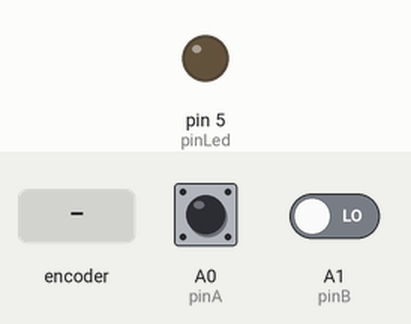
The sketch below on a simulated Arduino Uno, built with avr-gcc and run on an emulated ATmega328P. On the bench: output pins drawn as LEDs (lit = HIGH). Inputs (shaded band) come from the test bench; at power-on: A0 (pinA) HIGH, A1 (pinB) LOW. What the sketch prints to the serial monitor is not drawn.

Above: at 1.2 s.
1.3 s: rotary encoder on A0 (pinA) / A1 (pinB) turned 3 steps (first pin leading)
At 2.5 s:
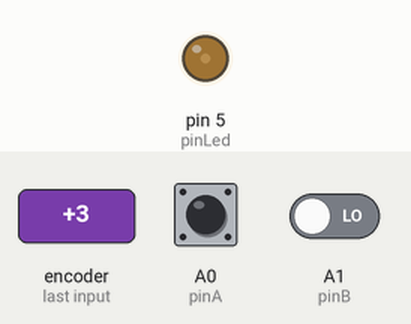
3.4 s: rotary encoder on A0 (pinA) / A1 (pinB) turned 1 step (first pin leading)
At 3.8 s:
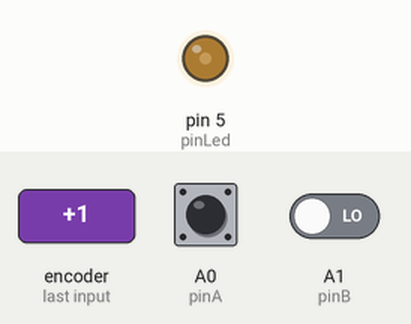
5.1 s: rotary encoder on A0 (pinA) / A1 (pinB) turned 3 steps (first pin leading)
At 6.6 s:
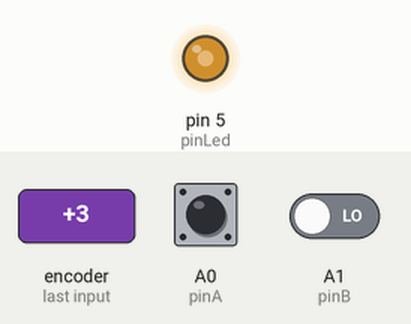
7.2 s: rotary encoder on A0 (pinA) / A1 (pinB) turned 3 steps (first pin leading)
At 8.2 s:
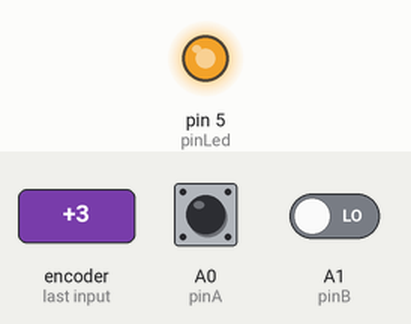
Timing chart, 0 to 10.2 s (numbered marks = the images above; inputs shaded):
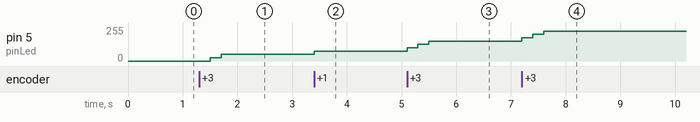

The sketch:

rotary.ino
```cpp
int pinA = A0; // Connected to CLK on KY-040
int pinB = A1; // Connected to DT on KY-040
int pinLed = 5;
int encoderPosCount = 0;
int pinALast;
int aVal;
boolean clockwise;
int brightness = 25;
unsigned long debounce;

void setup() {
  pinMode(pinA, INPUT);
  pinMode(pinB, INPUT);
  pinMode(pinLed, OUTPUT);
  /* Read Pin A
    Whatever state it's in will reflect the last position
  */
  pinALast = digitalRead(pinA);
  Serial.begin(9600);
}


void loop() {
  aVal = digitalRead(pinA);
  if (aVal != pinALast & millis() > debounce) {

    if (digitalRead(pinB) != aVal) {
      if (encoderPosCount < 10){
        encoderPosCount++;
        analogWrite(pinLed, encoderPosCount * brightness);
      }
      clockwise = true;
    } else {
      if (encoderPosCount > 0){
        encoderPosCount--;
        analogWrite(pinLed, encoderPosCount * brightness);
      }
      clockwise = false;
    }
    Serial.print(char(12));
    Serial.print("Rotated: ");
    if (clockwise) {
      Serial.print("clockwise, ");
    } else {
      Serial.print("counterclockwise,  ");
    }
    Serial.print("Encoder Position: ");
    Serial.println(encoderPosCount);
    debounce = millis() + 70;
  }
  pinALast = aVal;
}
```

Measured:
- after the input at 1.3 s, pin 5 (pinLed): 0/255 → 25/255 after 0.20 s, → 50/255 0.20 s later
- after the input at 3.4 s, pin 5 (pinLed): 50/255 → 75/255 at once
- after the input at 5.1 s, pin 5 (pinLed): 75/255 → 100/255 at once, → 125/255 0.20 s later, → 150/255 0.20 s later
- after the input at 7.2 s, pin 5 (pinLed): 150/255 → 175/255 at once, → 200/255 0.20 s later, → 225/255 0.20 s later
